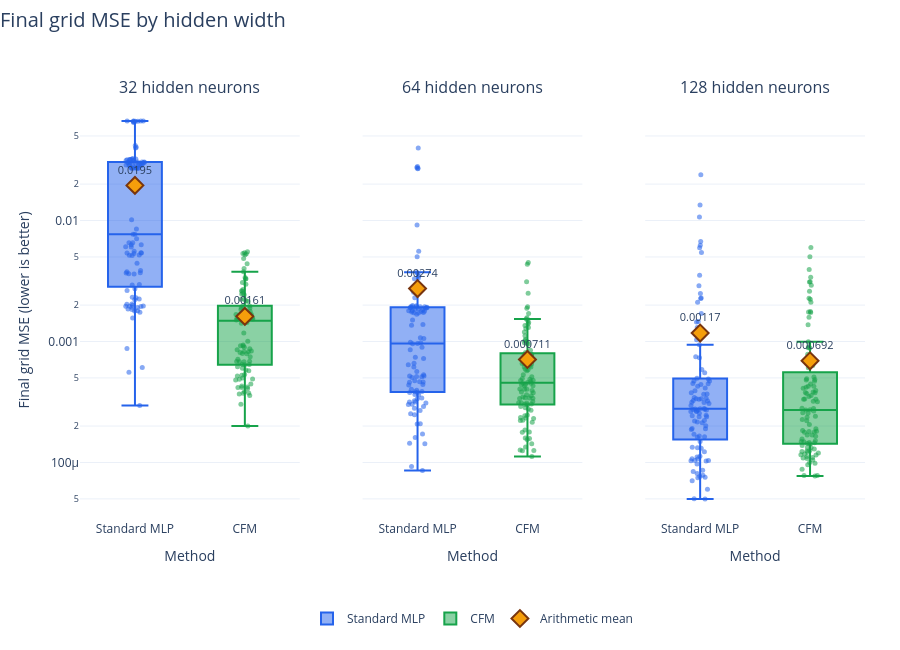

Source (notebook cell):
### Code cell
report_widths = [
    width
    for width in hidden_sizes
    if any(row["hidden_size"] == width for row in summary)
]
figure = make_subplots(
    rows=1,
    cols=len(report_widths),
    shared_yaxes=True,
    subplot_titles=[f"{width} hidden neurons" for width in report_widths],
    horizontal_spacing=0.08,
)
colors = {"Standard MLP": "#2563eb", "CFM": "#16a34a"}
plot_floor = np.finfo(float).tiny
for column, width in enumerate(report_widths, start=1):
    for method in methods:
        rows = [
            row
            for row in results
            if row["hidden_size"] == width
            and row["method"] == method
            and config.seed <= row["seed"] < config.seed + n_runs
        ]
        if not rows:
            continue
        figure.add_trace(
            go.Box(
                name=method,
                legendgroup=method,
                showlegend=column == 1,
                x=[method] * len(rows),
                y=[max(row["grid_mse"], plot_floor) for row in rows],
                customdata=[[row["seed"], row["train_mse"]] for row in rows],
                boxpoints="all",
                jitter=0.35,
                pointpos=0,
                quartilemethod="linear",
                marker=dict(color=colors[method], size=5, opacity=0.55),
                line=dict(color=colors[method], width=2),
                hovertemplate=(
                    f"{method} | {width} neurons<br>Grid MSE: %{{y:.6g}}<br>Seed: %{{customdata[0]}}"
                    "<br>Train MSE: %{customdata[1]:.6g}<extra></extra>"
                ),
            ),
            row=1,
            col=column,
        )
    means = [row for row in summary if row["hidden_size"] == width]
    figure.add_trace(
        go.Scatter(
            x=[row["method"] for row in means],
            y=[max(row["mean"], plot_floor) for row in means],
            text=[f"{row['mean']:.3g}" for row in means],
            customdata=[[row["runs"]] for row in means],
            mode="markers+text",
            textposition="top center",
            textfont=dict(size=11),
            cliponaxis=False,
            marker=dict(
                symbol="diamond",
                color="#f59e0b",
                size=13,
                line=dict(color="#78350f", width=2),
            ),
            name="Arithmetic mean",
            legendgroup="mean",
            showlegend=column == 1,
            hovertemplate=(
                f"%{{x}} | {width} neurons<br>Mean MSE: %{{y:.6g}}"
                "<br>Runs: %{customdata[0]}<extra></extra>"
            ),
        ),
        row=1,
        col=column,
    )
figure.update_xaxes(
    title_text="Method", categoryorder="array", categoryarray=list(methods)
)
figure.update_yaxes(type="log")
figure.update_yaxes(title_text="Final grid MSE (lower is better)", row=1, col=1)
figure.update_layout(
    title=dict(
        text="Final grid MSE by hidden width",
        x=0,
        xanchor="left",
        y=0.98,
        yanchor="top",
        font=dict(size=20),
    ),
    template="plotly_white",
    autosize=True,
    height=650,
    margin=dict(l=80, r=35, t=100, b=130),
    legend=dict(orientation="h", x=0.5, xanchor="center", y=-0.2, yanchor="top"),
)
figure.show(config={"responsive": True, "displayModeBar": False})

### Figure 1 — Plotly figure (JSON) as saved in the notebook; plotly's stock layout.template omitted (floating-point values rounded to 4 significant figures; data arrays with more than 128 entries replaced by an {"elided": "..."} marker saying what was removed)
{"data": [{"boxpoints": "all", "customdata": {"elided": "100x2 float values"}, "hovertemplate": "Standard MLP | 32 neurons<br>Grid MSE: %{y:.6g}<br>Seed: %{customdata[0]}<br>Train MSE: %{customdata[1]:.6g}<extra></extra>", "jitter": 0.35, "legendgroup": "Standard MLP", "line": {"color": "#2563eb", "width": 2}, "marker": {"color": "#2563eb", "opacity": 0.55, "size": 5}, "name": "Standard MLP", "pointpos": 0, "quartilemethod": "linear", "showlegend": true, "type": "box", "x": ["Standard MLP", "Standard MLP", "Standard MLP", "Standard MLP", "Standard MLP", "Standard MLP", "Standard MLP", "Standard MLP", "Standard MLP", "Standard MLP", "Standard MLP", "Standard MLP", "Standard MLP", "Standard MLP", "Standard MLP", "Standard MLP", "Standard MLP", "Standard MLP", "Standard MLP", "Standard MLP", "Standard MLP", "Standard MLP", "Standard MLP", "Standard MLP", "Standard MLP", "Standard MLP", "Standard MLP", "Standard MLP", "Standard MLP", "Standard MLP", "Standard MLP", "Standard MLP", "Standard MLP", "Standard MLP", "Standard MLP", "Standard MLP", "Standard MLP", "Standard MLP", "Standard MLP", "Standard MLP", "Standard MLP", "Standard MLP", "Standard MLP", "Standard MLP", "Standard MLP", "Standard MLP", "Standard MLP", "Standard MLP", "Standard MLP", "Standard MLP", "Standard MLP", "Standard MLP", "Standard MLP", "Standard MLP", "Standard MLP", "Standard MLP", "Standard MLP", "Standard MLP", "Standard MLP", "Standard MLP", "Standard MLP", "Standard MLP", "Standard MLP", "Standard MLP", "Standard MLP", "Standard MLP", "Standard MLP", "Standard MLP", "Standard MLP", "Standard MLP", "Standard MLP", "Standard MLP", "Standard MLP", "Standard MLP", "Standard MLP", "Standard MLP", "Standard MLP", "Standard MLP", "Standard MLP", "Standard MLP", "Standard MLP", "Standard MLP", "Standard MLP", "Standard MLP", "Standard MLP", "Standard MLP", "Standard MLP", "Standard MLP", "Standard MLP", "Standard MLP", "Standard MLP", "Standard MLP", "Standard MLP", "Standard MLP", "Standard MLP", "Standard MLP", "Standard MLP", "Standard MLP", "Standard MLP", "Standard MLP"], "xaxis": "x", "y": [0.03193, 0.008505, 0.02876, 0.06648, 0.03976, 0.06638, 0.03217, 0.005185, 0.005339, 0.002217, 0.004434, 0.03047, 0.02858, 0.04163, 0.0005558, 0.0037, 0.03023, 0.003625, 0.007696, 0.04026, 0.006066, 0.02704, 0.03041, 0.03142, 0.06637, 0.03187, 0.003864, 0.007062, 0.006565, 0.001743, 0.03119, 0.001562, 0.03048, 0.0326, 0.003777, 0.03188, 0.001794, 0.06638, 0.002959, 0.03176, 0.002734, 0.02876, 0.06483, 0.02706, 0.001791, 0.0006108, 0.06632, 0.005394, 0.003676, 0.02876, 0.0008754, 0.03025, 0.02732, 0.001843, 0.001956, 0.03023, 0.001993, 0.02718, 0.001909, 0.02975, 0.005412, 0.01014, 0.001962, 0.002033, 0.002041, 0.001853, 0.006542, 0.03042, 0.02844, 0.06481, 0.005162, 0.0002958, 0.06631, 0.002936, 0.002323, 0.00605, 0.006314, 0.02734, 0.02889, 0.005389, 0.02852, 0.00195, 0.02705, 0.02884, 0.00513, 0.03148, 0.001917, 0.006302, 0.007719, 0.02951, 0.002245, 0.005566, 0.02704, 0.002299, 0.06629, 0.002634, 0.03227, 0.001958, 0.003608, 0.02708], "yaxis": "y"}, {"boxpoints": "all", "customdata": {"elided": "100x2 float values"}, "hovertemplate": "CFM | 32 neurons<br>Grid MSE: %{y:.6g}<br>Seed: %{customdata[0]}<br>Train MSE: %{customdata[1]:.6g}<extra></extra>", "jitter": 0.35, "legendgroup": "CFM", "line": {"color": "#16a34a", "width": 2}, "marker": {"color": "#16a34a", "opacity": 0.55, "size": 5}, "name": "CFM", "pointpos": 0, "quartilemethod": "linear", "showlegend": true, "type": "box", "x": ["CFM", "CFM", "CFM", "CFM", "CFM", "CFM", "CFM", "CFM", "CFM", "CFM", "CFM", "CFM", "CFM", "CFM", "CFM", "CFM", "CFM", "CFM", "CFM", "CFM", "CFM", "CFM", "CFM", "CFM", "CFM", "CFM", "CFM", "CFM", "CFM", "CFM", "CFM", "CFM", "CFM", "CFM", "CFM", "CFM", "CFM", "CFM", "CFM", "CFM", "CFM", "CFM", "CFM", "CFM", "CFM", "CFM", "CFM", "CFM", "CFM", "CFM", "CFM", "CFM", "CFM", "CFM", "CFM", "CFM", "CFM", "CFM", "CFM", "CFM", "CFM", "CFM", "CFM", "CFM", "CFM", "CFM", "CFM", "CFM", "CFM", "CFM", "CFM", "CFM", "CFM", "CFM", "CFM", "CFM", "CFM", "CFM", "CFM", "CFM", "CFM", "CFM", "CFM", "CFM", "CFM", "CFM", "CFM", "CFM", "CFM", "CFM", "CFM", "CFM", "CFM", "CFM", "CFM", "CFM", "CFM", "CFM", "CFM", "CFM"], "xaxis": "x", "y": [0.0002002, 0.001656, 0.001541, 0.0006448, 0.000303, 0.004848, 0.0006791, 0.005522, 0.0007497, 0.001908, 0.0008254, 0.0008355, 0.002504, 0.0005825, 0.003077, 0.001178, 0.003763, 0.002234, 0.001977, 0.00087, 0.001674, 0.001565, 0.0004994, 0.002621, 0.001487, 0.002173, 0.002973, 0.0008212, 0.002604, 0.0005739, 0.003303, 0.0004881, 0.003283, 0.0003731, 0.001682, 0.001537, 0.0009202, 0.0009163, 0.0006423, 0.0005264, 0.0006186, 0.005337, 0.0006855, 0.004011, 0.0006819, 0.001417, 0.002472, 0.005302, 0.001726, 0.001562, 0.0006009, 0.0007135, 0.002146, 0.0006808, 0.005215, 0.001772, 0.000855, 0.0005185, 0.00269, 0.0008972, 0.001651, 0.0004287, 0.001639, 0.0004163, 0.001748, 0.0004805, 0.001964, 0.0003681, 0.0007915, 0.001005, 0.0003845, 0.00189, 0.0003579, 0.003386, 0.002235, 0.005416, 0.001716, 0.001506, 0.002437, 0.0006443, 0.0005336, 0.001642, 0.001506, 0.001571, 0.004392, 0.001601, 0.001596, 0.0004462, 0.0009367, 0.0008099, 0.001434, 0.001671, 0.0003752, 0.001838, 0.0004096, 0.0004172, 0.0004199, 0.0004901, 0.001482, 0.0007957], "yaxis": "y"}, {"cliponaxis": false, "customdata": [[100], [100]], "hovertemplate": "%{x} | 32 neurons<br>Mean MSE: %{y:.6g}<br>Runs: %{customdata[0]}<extra></extra>", "legendgroup": "mean", "marker": {"color": "#f59e0b", "line": {"color": "#78350f", "width": 2}, "size": 13, "symbol": "diamond"}, "mode": "markers+text", "name": "Arithmetic mean", "showlegend": true, "text": ["0.0195", "0.00161"], "textfont": {"size": 11}, "textposition": "top center", "type": "scatter", "x": ["Standard MLP", "CFM"], "xaxis": "x", "y": [0.01952, 0.001613], "yaxis": "y"}, {"boxpoints": "all", "customdata": {"elided": "100x2 float values"}, "hovertemplate": "Standard MLP | 64 neurons<br>Grid MSE: %{y:.6g}<br>Seed: %{customdata[0]}<br>Train MSE: %{customdata[1]:.6g}<extra></extra>", "jitter": 0.35, "legendgroup": "Standard MLP", "line": {"color": "#2563eb", "width": 2}, "marker": {"color": "#2563eb", "opacity": 0.55, "size": 5}, "name": "Standard MLP", "pointpos": 0, "quartilemethod": "linear", "showlegend": false, "type": "box", "x": ["Standard MLP", "Standard MLP", "Standard MLP", "Standard MLP", "Standard MLP", "Standard MLP", "Standard MLP", "Standard MLP", "Standard MLP", "Standard MLP", "Standard MLP", "Standard MLP", "Standard MLP", "Standard MLP", "Standard MLP", "Standard MLP", "Standard MLP", "Standard MLP", "Standard MLP", "Standard MLP", "Standard MLP", "Standard MLP", "Standard MLP", "Standard MLP", "Standard MLP", "Standard MLP", "Standard MLP", "Standard MLP", "Standard MLP", "Standard MLP", "Standard MLP", "Standard MLP", "Standard MLP", "Standard MLP", "Standard MLP", "Standard MLP", "Standard MLP", "Standard MLP", "Standard MLP", "Standard MLP", "Standard MLP", "Standard MLP", "Standard MLP", "Standard MLP", "Standard MLP", "Standard MLP", "Standard MLP", "Standard MLP", "Standard MLP", "Standard MLP", "Standard MLP", "Standard MLP", "Standard MLP", "Standard MLP", "Standard MLP", "Standard MLP", "Standard MLP", "Standard MLP", "Standard MLP", "Standard MLP", "Standard MLP", "Standard MLP", "Standard MLP", "Standard MLP", "Standard MLP", "Standard MLP", "Standard MLP", "Standard MLP", "Standard MLP", "Standard MLP", "Standard MLP", "Standard MLP", "Standard MLP", "Standard MLP", "Standard MLP", "Standard MLP", "Standard MLP", "Standard MLP", "Standard MLP", "Standard MLP", "Standard MLP", "Standard MLP", "Standard MLP", "Standard MLP", "Standard MLP", "Standard MLP", "Standard MLP", "Standard MLP", "Standard MLP", "Standard MLP", "Standard MLP", "Standard MLP", "Standard MLP", "Standard MLP", "Standard MLP", "Standard MLP", "Standard MLP", "Standard MLP", "Standard MLP", "Standard MLP"], "xaxis": "x2", "y": [0.0005648, 0.000463, 0.002304, 0.002919, 0.000324, 0.003651, 0.0007219, 0.0008548, 0.0005041, 0.0003779, 0.001751, 0.0003631, 0.00501, 0.001076, 0.0009875, 0.0003159, 0.001056, 0.03971, 0.0002091, 0.001381, 0.001989, 0.02684, 0.0001429, 0.0004406, 0.0002081, 0.0002687, 0.0003407, 0.0002812, 0.001797, 0.0009642, 0.001506, 0.002652, 8.569e-05, 0.001682, 0.001931, 0.003355, 0.0003851, 0.003305, 0.0003804, 0.02742, 0.001792, 0.005571, 0.0006624, 0.001861, 0.001939, 0.0005172, 0.001912, 0.0009583, 0.001365, 0.0003033, 0.0006411, 0.000144, 0.001933, 0.002547, 0.0007399, 0.001903, 0.0005306, 0.001879, 0.001845, 0.0005116, 0.0005135, 0.0002902, 0.001902, 0.0003098, 0.000301, 0.0009756, 0.000337, 0.0004636, 0.001718, 0.0001721, 0.0003962, 0.001824, 0.0004594, 0.02701, 0.0003835, 0.0004365, 0.000474, 0.0001611, 0.001915, 0.001738, 0.001942, 0.003744, 0.0005184, 0.002681, 0.0008948, 0.0006149, 0.0003651, 0.009198, 9.271e-05, 0.02796, 0.0003168, 0.00195, 0.003483, 0.0002529, 0.001774, 0.001976, 0.0002475, 0.0004037, 0.001771, 0.001728], "yaxis": "y2"}, {"boxpoints": "all", "customdata": {"elided": "100x2 float values"}, "hovertemplate": "CFM | 64 neurons<br>Grid MSE: %{y:.6g}<br>Seed: %{customdata[0]}<br>Train MSE: %{customdata[1]:.6g}<extra></extra>", "jitter": 0.35, "legendgroup": "CFM", "line": {"color": "#16a34a", "width": 2}, "marker": {"color": "#16a34a", "opacity": 0.55, "size": 5}, "name": "CFM", "pointpos": 0, "quartilemethod": "linear", "showlegend": false, "type": "box", "x": ["CFM", "CFM", "CFM", "CFM", "CFM", "CFM", "CFM", "CFM", "CFM", "CFM", "CFM", "CFM", "CFM", "CFM", "CFM", "CFM", "CFM", "CFM", "CFM", "CFM", "CFM", "CFM", "CFM", "CFM", "CFM", "CFM", "CFM", "CFM", "CFM", "CFM", "CFM", "CFM", "CFM", "CFM", "CFM", "CFM", "CFM", "CFM", "CFM", "CFM", "CFM", "CFM", "CFM", "CFM", "CFM", "CFM", "CFM", "CFM", "CFM", "CFM", "CFM", "CFM", "CFM", "CFM", "CFM", "CFM", "CFM", "CFM", "CFM", "CFM", "CFM", "CFM", "CFM", "CFM", "CFM", "CFM", "CFM", "CFM", "CFM", "CFM", "CFM", "CFM", "CFM", "CFM", "CFM", "CFM", "CFM", "CFM", "CFM", "CFM", "CFM", "CFM", "CFM", "CFM", "CFM", "CFM", "CFM", "CFM", "CFM", "CFM", "CFM", "CFM", "CFM", "CFM", "CFM", "CFM", "CFM", "CFM", "CFM", "CFM"], "xaxis": "x2", "y": [0.0004408, 0.0001575, 0.0003425, 0.0005722, 0.0006621, 0.000615, 0.000235, 0.0004286, 0.0002234, 0.0002224, 0.0006313, 0.0009525, 0.0004315, 0.0004039, 0.0008122, 0.0001789, 0.001278, 0.0001428, 0.0008456, 0.0001342, 0.0009619, 0.0003122, 0.0003101, 0.0007226, 0.001568, 0.0005831, 0.00104, 0.001706, 0.0002828, 0.0003401, 0.0003118, 0.00149, 0.001018, 0.0004577, 0.0003003, 0.001532, 0.0004865, 0.0004775, 0.0001858, 0.0006529, 0.0007836, 0.000178, 0.0007404, 0.0003769, 0.001117, 0.0004032, 0.000442, 0.0007857, 0.0002433, 0.0004528, 0.0006574, 0.0004937, 0.001938, 0.004504, 0.001435, 0.0004686, 0.001397, 0.0003565, 0.0005108, 0.0001267, 0.0003628, 0.001198, 0.0003822, 0.0001548, 0.0002149, 0.0002708, 0.0003044, 0.004345, 0.000112, 0.0001255, 0.001355, 0.0001593, 0.0002313, 0.0003413, 0.0009758, 0.002509, 0.001307, 0.001886, 0.0002903, 0.0002467, 0.0005321, 0.0007193, 0.0003384, 0.000303, 0.0006157, 0.0003471, 0.0001247, 0.0002328, 0.0004764, 0.001, 0.0004035, 0.003122, 0.0003198, 0.0007022, 0.000726, 0.0002763, 0.0005886, 0.0007744, 0.0004513, 0.0003943], "yaxis": "y2"}, {"cliponaxis": false, "customdata": [[100], [100]], "hovertemplate": "%{x} | 64 neurons<br>Mean MSE: %{y:.6g}<br>Runs: %{customdata[0]}<extra></extra>", "legendgroup": "mean", "marker": {"color": "#f59e0b", "line": {"color": "#78350f", "width": 2}, "size": 13, "symbol": "diamond"}, "mode": "markers+text", "name": "Arithmetic mean", "showlegend": false, "text": ["0.00274", "0.000711"], "textfont": {"size": 11}, "textposition": "top center", "type": "scatter", "x": ["Standard MLP", "CFM"], "xaxis": "x2", "y": [0.002738, 0.0007108], "yaxis": "y2"}, {"boxpoints": "all", "customdata": {"elided": "100x2 float values"}, "hovertemplate": "Standard MLP | 128 neurons<br>Grid MSE: %{y:.6g}<br>Seed: %{customdata[0]}<br>Train MSE: %{customdata[1]:.6g}<extra></extra>", "jitter": 0.35, "legendgroup": "Standard MLP", "line": {"color": "#2563eb", "width": 2}, "marker": {"color": "#2563eb", "opacity": 0.55, "size": 5}, "name": "Standard MLP", "pointpos": 0, "quartilemethod": "linear", "showlegend": false, "type": "box", "x": ["Standard MLP", "Standard MLP", "Standard MLP", "Standard MLP", "Standard MLP", "Standard MLP", "Standard MLP", "Standard MLP", "Standard MLP", "Standard MLP", "Standard MLP", "Standard MLP", "Standard MLP", "Standard MLP", "Standard MLP", "Standard MLP", "Standard MLP", "Standard MLP", "Standard MLP", "Standard MLP", "Standard MLP", "Standard MLP", "Standard MLP", "Standard MLP", "Standard MLP", "Standard MLP", "Standard MLP", "Standard MLP", "Standard MLP", "Standard MLP", "Standard MLP", "Standard MLP", "Standard MLP", "Standard MLP", "Standard MLP", "Standard MLP", "Standard MLP", "Standard MLP", "Standard MLP", "Standard MLP", "Standard MLP", "Standard MLP", "Standard MLP", "Standard MLP", "Standard MLP", "Standard MLP", "Standard MLP", "Standard MLP", "Standard MLP", "Standard MLP", "Standard MLP", "Standard MLP", "Standard MLP", "Standard MLP", "Standard MLP", "Standard MLP", "Standard MLP", "Standard MLP", "Standard MLP", "Standard MLP", "Standard MLP", "Standard MLP", "Standard MLP", "Standard MLP", "Standard MLP", "Standard MLP", "Standard MLP", "Standard MLP", "Standard MLP", "Standard MLP", "Standard MLP", "Standard MLP", "Standard MLP", "Standard MLP", "Standard MLP", "Standard MLP", "Standard MLP", "Standard MLP", "Standard MLP", "Standard MLP", "Standard MLP", "Standard MLP", "Standard MLP", "Standard MLP", "Standard MLP", "Standard MLP", "Standard MLP", "Standard MLP", "Standard MLP", "Standard MLP", "Standard MLP", "Standard MLP", "Standard MLP", "Standard MLP", "Standard MLP", "Standard MLP", "Standard MLP", "Standard MLP", "Standard MLP", "Standard MLP"], "xaxis": "x3", "y": [0.0001614, 0.0003662, 0.001708, 0.0001712, 0.0002773, 0.0001124, 0.0002795, 0.0001337, 0.0003395, 0.0001038, 0.0003217, 0.001087, 0.000733, 0.000271, 0.0002384, 0.0002782, 0.0001112, 0.0005512, 0.0002553, 0.0003252, 0.0002014, 0.0003766, 0.002289, 0.00596, 0.0002959, 0.0001913, 0.0001227, 5.996e-05, 0.00227, 0.0002228, 0.0003924, 0.001304, 0.002497, 0.002111, 0.0002714, 0.02394, 0.0002459, 0.0001633, 0.0003067, 0.0002658, 0.0003135, 0.0003366, 0.0002632, 0.0005866, 0.0002748, 0.0002134, 0.0001321, 0.01345, 0.00146, 0.0001489, 0.0003145, 8.439e-05, 0.0002435, 0.0001313, 7.541e-05, 0.001033, 0.0003323, 0.0001035, 0.0002206, 8.64e-05, 0.0004133, 0.0004417, 0.00352, 8.111e-05, 7.053e-05, 0.00625, 0.01067, 0.0009382, 0.002887, 0.000274, 4.988e-05, 0.0002157, 0.0004978, 7.652e-05, 0.000337, 9.726e-05, 0.001448, 0.0001653, 0.0002644, 0.0003446, 0.0004274, 0.0004723, 0.0004504, 0.0001068, 7.462e-05, 0.0002388, 0.0004467, 0.0001038, 0.0004896, 0.0001073, 0.005443, 0.000103, 0.0004711, 0.0001876, 0.0067, 0.0007481, 7.846e-05, 0.0001904, 5.009e-05, 0.0003686], "yaxis": "y3"}, {"boxpoints": "all", "customdata": {"elided": "100x2 float values"}, "hovertemplate": "CFM | 128 neurons<br>Grid MSE: %{y:.6g}<br>Seed: %{customdata[0]}<br>Train MSE: %{customdata[1]:.6g}<extra></extra>", "jitter": 0.35, "legendgroup": "CFM", "line": {"color": "#16a34a", "width": 2}, "marker": {"color": "#16a34a", "opacity": 0.55, "size": 5}, "name": "CFM", "pointpos": 0, "quartilemethod": "linear", "showlegend": false, "type": "box", "x": ["CFM", "CFM", "CFM", "CFM", "CFM", "CFM", "CFM", "CFM", "CFM", "CFM", "CFM", "CFM", "CFM", "CFM", "CFM", "CFM", "CFM", "CFM", "CFM", "CFM", "CFM", "CFM", "CFM", "CFM", "CFM", "CFM", "CFM", "CFM", "CFM", "CFM", "CFM", "CFM", "CFM", "CFM", "CFM", "CFM", "CFM", "CFM", "CFM", "CFM", "CFM", "CFM", "CFM", "CFM", "CFM", "CFM", "CFM", "CFM", "CFM", "CFM", "CFM", "CFM", "CFM", "CFM", "CFM", "CFM", "CFM", "CFM", "CFM", "CFM", "CFM", "CFM", "CFM", "CFM", "CFM", "CFM", "CFM", "CFM", "CFM", "CFM", "CFM", "CFM", "CFM", "CFM", "CFM", "CFM", "CFM", "CFM", "CFM", "CFM", "CFM", "CFM", "CFM", "CFM", "CFM", "CFM", "CFM", "CFM", "CFM", "CFM", "CFM", "CFM", "CFM", "CFM", "CFM", "CFM", "CFM", "CFM", "CFM", "CFM"], "xaxis": "x3", "y": [0.0002572, 0.0002661, 0.0001777, 0.000206, 0.0001232, 0.0004847, 0.0004194, 0.0003818, 0.0001253, 0.0001461, 8.802e-05, 0.0003332, 0.0004931, 0.0001219, 0.000351, 0.0004275, 0.0001898, 0.0003333, 0.0003207, 0.0002406, 0.0002359, 0.0003178, 0.005995, 0.0008863, 0.0009934, 0.0001245, 0.0001454, 0.0001435, 0.0001289, 0.0002715, 0.001373, 0.0002724, 0.0001487, 0.0005078, 0.0006052, 0.000334, 0.0001078, 0.0004809, 0.0001645, 0.0001566, 0.000184, 0.0002546, 0.001757, 0.0003936, 0.0001177, 0.0001424, 0.0006837, 0.0003793, 7.785e-05, 7.714e-05, 0.005014, 0.0001789, 0.000227, 0.002605, 0.0031, 0.0004268, 9.99e-05, 0.0008851, 0.0002807, 0.0003717, 0.0001482, 0.0002788, 0.0001805, 9.847e-05, 0.0009064, 0.000115, 0.00011, 0.0001047, 0.003389, 0.002114, 0.001733, 0.002239, 0.0001198, 0.002275, 0.002917, 0.0006532, 0.0007855, 0.0001381, 0.0003767, 0.00177, 0.0001683, 0.0003574, 0.0002214, 0.0004447, 0.0001089, 0.0004701, 9.575e-05, 0.0001121, 0.0001327, 0.0006334, 0.000151, 0.00394, 0.0004113, 7.793e-05, 0.0001812, 0.001585, 0.0001331, 0.003115, 0.0001683, 0.000116], "yaxis": "y3"}, {"cliponaxis": false, "customdata": [[100], [100]], "hovertemplate": "%{x} | 128 neurons<br>Mean MSE: %{y:.6g}<br>Runs: %{customdata[0]}<extra></extra>", "legendgroup": "mean", "marker": {"color": "#f59e0b", "line": {"color": "#78350f", "width": 2}, "size": 13, "symbol": "diamond"}, "mode": "markers+text", "name": "Arithmetic mean", "showlegend": false, "text": ["0.00117", "0.000692"], "textfont": {"size": 11}, "textposition": "top center", "type": "scatter", "x": ["Standard MLP", "CFM"], "xaxis": "x3", "y": [0.001174, 0.0006921], "yaxis": "y3"}], "layout": {"annotations": [{"font": {"size": 16}, "showarrow": false, "text": "32 hidden neurons", "x": 0.14, "xanchor": "center", "xref": "paper", "y": 1, "yanchor": "bottom", "yref": "paper"}, {"font": {"size": 16}, "showarrow": false, "text": "64 hidden neurons", "x": 0.5, "xanchor": "center", "xref": "paper", "y": 1, "yanchor": "bottom", "yref": "paper"}, {"font": {"size": 16}, "showarrow": false, "text": "128 hidden neurons", "x": 0.86, "xanchor": "center", "xref": "paper", "y": 1, "yanchor": "bottom", "yref": "paper"}], "autosize": true, "height": 650, "legend": {"orientation": "h", "x": 0.5, "xanchor": "center", "y": -0.2, "yanchor": "top"}, "margin": {"b": 130, "l": 80, "r": 35, "t": 100}, "title": {"font": {"size": 20}, "text": "Final grid MSE by hidden width", "x": 0, "xanchor": "left", "y": 0.98, "yanchor": "top"}, "xaxis": {"anchor": "y", "categoryarray": ["Standard MLP", "CFM"], "categoryorder": "array", "domain": [0, 0.28], "title": {"text": "Method"}}, "xaxis2": {"anchor": "y2", "categoryarray": ["Standard MLP", "CFM"], "categoryorder": "array", "domain": [0.36, 0.64], "title": {"text": "Method"}}, "xaxis3": {"anchor": "y3", "categoryarray": ["Standard MLP", "CFM"], "categoryorder": "array", "domain": [0.72, 1], "title": {"text": "Method"}}, "yaxis": {"anchor": "x", "domain": [0, 1], "title": {"text": "Final grid MSE (lower is better)"}, "type": "log"}, "yaxis2": {"anchor": "x2", "domain": [0, 1], "matches": "y", "showticklabels": false, "type": "log"}, "yaxis3": {"anchor": "x3", "domain": [0, 1], "matches": "y", "showticklabels": false, "type": "log"}}}
